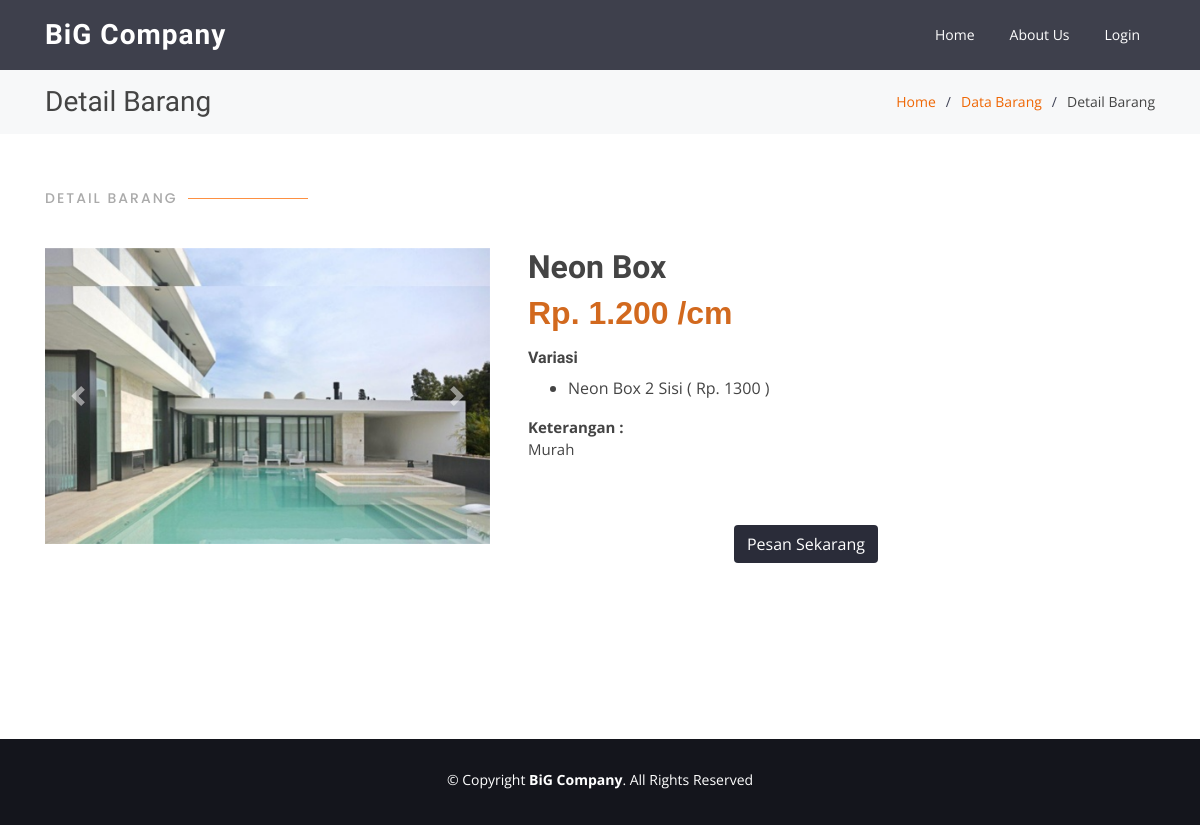
Screenshot of /user/barang/detail_barang/25 with the database file from the repository.
### tables this page shows
CREATE TABLE `tb_profil` (
  `id` int(11) NOT NULL,
  `tentang_perusahaan` text NOT NULL,
  `nama_website` varchar(125) NOT NULL,
  `logo_website` varchar(225) NOT NULL
);

CREATE TABLE `tb_barang` (
  `id_brg` int(11) NOT NULL,
  `nama_barang` varchar(225) NOT NULL,
  `harga_barang` int(11) NOT NULL,
  `keterangan` text NOT NULL,
  `foto_barang` varchar(225) NOT NULL
);

CREATE TABLE `tb_variasi` (
  `id_variasi` int(11) NOT NULL,
  `id_brg` int(11) NOT NULL,
  `nama_variasi` varchar(225) DEFAULT NULL,
  `harga_variasi` int(11) DEFAULT NULL,
  `foto_variasi` varchar(225) DEFAULT NULL
);

### application/controllers/user/Barang.php (called while the page is built, shortened)
<?php
class Barang extends CI_Controller
{
    public function detail_barang($id_brg)
    {
        $data = [
            'judul'     => 'Detail Barang',
            'user'      => $this->db->get_where('tb_user', ['email' => $this->session->userdata('email')])->row_array(),
            'barang'    => $this->barang_model->getBarang($id_brg)->row_array(),
            'variasi'   => $this->barang_model->getVariasiBarang($id_brg)
        ];
        $this->load->view('templates/user_header', $data);
        $this->load->view('user/detail_barang');
        $this->load->view('templates/user_footer');
    }
}

### index.php (called while the page is built, shortened)
<?php
require_once BASEPATH.'core/CodeIgniter.php';

### application/models/Barang_model.php (called while the page is built, shortened)
<?php
class Barang_model extends CI_Model
{
    public function getBarang($id_brg = null)
    {
        if ($id_brg != null) {
            return $this->db->get_where('tb_barang', ['id_brg' => $id_brg]);
        }
        $this->db->order_by('id_brg', 'DESC');
        return $this->db->get('tb_barang');
    }
    public function getVariasiBarang($id_brg = null)
    {
        if ($id_brg != null) {
            return $this->db->query("SELECT * FROM tb_variasi WHERE id_brg = $id_brg LIMIT 1, 200");
        }
    }
}

### application/views/user/detail_barang.php (the view, shortened to what this page needs)
<main id="main" data-aos="zoom-out">
    <section class="breadcrumbs">
        <div class="container">
            <div class="d-flex justify-content-between align-items-center">
                <h2><?= $judul; ?></h2>
                <ol>
                    <li><a href="<?= base_url('user/dashboard') ?>">Home</a></li>
                    <li><a href="<?= base_url('user/barang/data_barang') ?>">Data Barang</a></li>
                    <li><?= $judul; ?></li>
                </ol>
            </div>
        </div>
    </section>
    <section id="team" class="team">
        <div class="container">
            <div class="section-title" data-aos="zoom-out">
                <h2><?= $judul; ?></h2>
            </div>
            <div class="row">
                <div class="col-md-5">
                    <div id="carouselExampleControls" class="carousel slide" data-ride="carousel">
                        <div class="carousel-inner">
                            <div class="carousel-item active">
                                <img src="<?= base_url('assets/user/img/barang/' . $barang['foto_barang']) ?>" class="d-block w-100" alt="...">
                            </div>
                        </div>
                        <a class="carousel-control-prev" href="#carouselExampleControls" role="button" data-slide="prev">
                            <span class="carousel-control-prev-icon" aria-hidden="true"></span>
                        </a>
                        <a class="carousel-control-next" href="#carouselExampleControls" role="button" data-slide="next">
                            <span class="carousel-control-next-icon" aria-hidden="true"></span>
                        </a>
                    </div>
                </div>
                <div class="col-md-4 ml-2">
                    <h2><b><?= $barang['nama_barang']; ?></b></h2>
                    <div style="color: chocolate;" class="mb-3">
                        <h2 style="font-family: Geneva, Tahoma, sans-serif;"><b>Rp. <?= number_format($barang['harga_barang'], 0, ',', '.'); ?> /cm</b></h2>
                    </div>
                    <?php if ($variasi->num_rows() < 1) {
                    } else { ?>
                        <h6><b>Variasi</b></h6>
                    <?php } ?>
                    <ul>
                        <?php foreach ($variasi->result_array() as $data) { ?>
                            <li><?= $data['nama_variasi'] . ' ( Rp. ' . $data['harga_variasi'] . ' )' ?></li>
                        <?php } ?>
                    </ul>
                    <p style="font-size: 15px;"><strong>Keterangan : </strong> <br><?= nl2br($barang['keterangan']); ?></p>
                    <a href="<?= base_url('user/barang/pesan/' . $barang['id_brg']) ?>" class="btn text-white mt-5 float-right" style="background-color: #2a2c39;">Pesan Sekarang</a>
                </div>
            </div>
        </div>
    </section>
    <p style="height: 100px;"></p>
</main>

### application/views/templates/user_header.php (shortened to what this page needs)
<?php $profil = $this->db->get('tb_profil')->row_array() ?>
<!DOCTYPE html>
<html lang="en">
<head>
  <link href="<?= base_url() ?>assets/user/vendor/bootstrap/css/bootstrap.min.css" rel="stylesheet">
  <link href="<?= base_url() ?>assets/user/vendor/icofont/icofont.min.css" rel="stylesheet">
  <link href="<?= base_url() ?>assets/user/vendor/boxicons/css/boxicons.min.css" rel="stylesheet">
  <link href="<?= base_url() ?>assets/user/vendor/animate.css/animate.min.css" rel="stylesheet">
  <link href="<?= base_url() ?>assets/user/vendor/remixicon/remixicon.css" rel="stylesheet">
  <link href="<?= base_url() ?>assets/user/vendor/line-awesome/css/line-awesome.min.css" rel="stylesheet">
  <link href="<?= base_url() ?>assets/user/vendor/venobox/venobox.css" rel="stylesheet">
  <link href="<?= base_url() ?>assets/user/vendor/owl.carousel/<?= base_url() ?>assets/user/owl.carousel.min.css" rel="stylesheet">
  <link href="<?= base_url() ?>assets/user/vendor/aos/aos.css" rel="stylesheet">
  <link href="<?= base_url() ?>assets/user/css/style.css" rel="stylesheet">
</head>
<body>
  <header id="header" class="fixed-top d-flex align-items-center  <?= $this->uri->segment(2) == 'dashboard' ? 'header-transparent' : null; ?> ">
    <div class="container d-flex align-items-center">
      <div class="logo mr-auto">
        <h1 class="text-light"><a href="<?= base_url('user/dashboard') ?>"><?= $profil['nama_website']; ?></a></h1>
      </div>
      <nav class="nav-menu d-none d-lg-block">
        <ul>
          <?php if ($this->session->userdata('email')) { ?>
            <li class=""><a href="<?= base_url('user/dashboard') ?>">Home</a></li>
            <li class=""><a href="<?= base_url('user/about') ?>">About Us</a></li>
            <li class=""><a href="<?= base_url('user/barang/data_barang') ?>">Data Barang</a></li>
            <li class=""><a href="<?= base_url('user/barang/data_pemesanan') ?>">Riwayat Pemesanan</a></li>
            <li class="drop-down text-capitalize"><a href=""><?= $user['nama']; ?></a>
              <ul>
                <li><a href="<?= base_url('user/profil/edit_profil') ?>">Edit Profil</a></li>
                <li><a href="<?= base_url('auth/logout') ?>" onclick="return confirm('yakin ingin keluar ?')">Logout</a></li>
              </ul>
            </li>
          <?php } else { ?>
            <li class=""><a href="<?= base_url('user/dashboard') ?>">Home</a></li>
            <li class=""><a href="<?= base_url('user/about') ?>">About Us</a></li>
            <li><a href="<?= base_url('auth/') ?>">Login</a></li>
          <?php } ?>
        </ul>
      </nav>
    </div>
  </header>

### application/views/templates/user_footer.php (shortened to what this page needs)
<?php $profil = $this->db->get('tb_profil')->row_array() ?>
<footer id="footer">
    <div class="container">
        <div class="copyright">
            &copy; Copyright <strong><span><?= $profil['nama_website']; ?></span></strong>. All Rights Reserved
        </div>
    </div>
</footer>
</body>
</html>

### assets/user/css/style.css (style rules this page uses)
body { font-family: "Open Sans", sans-serif; color: #444444; }
a { color: #ef6603; }
h1, h2, h3, h4, h5, h6 { font-family: "Raleway", sans-serif; }
#header { height: 70px; transition: all 0.5s; z-index: 997; transition: all 0.5s; background: rgba(42, 44, 57, 0.9); }
#header .logo h1 { font-size: 28px; margin: 0; padding: 0; line-height: 1; font-weight: 700; letter-spacing: 1px; }
#header .logo h1 a, #header .logo h1 a:hover { color: #fff; text-decoration: none; }
.nav-menu, .nav-menu * { margin: 0; padding: 0; list-style: none; }
.nav-menu>ul>li { position: relative; white-space: nowrap; float: left; }
.nav-menu a { display: block; position: relative; color: #fff; padding: 5px 15px 7px 15px; margin-left: 5px; transition: 0.3s; font-size: 14px; border-radius: 50px; font-family: "Open Sans", sans-serif; }
.mobile-nav { position: fixed; top: 55px; right: 15px; bottom: 15px; left: 15px; z-index: 9999; overflow-y: auto; background: #fff; transition: ease-in-out 0.2s; opacity: 0; visibility: hidden; border-radius: 10px; padding: 10px 0; }
.mobile-nav * { margin: 0; padding: 0; list-style: none; }
.mobile-nav a { display: block; position: relative; color: #2a2c39; padding: 10px 20px; font-weight: 500; outline: none; }
section { padding: 60px 0; overflow: hidden; }
.section-title { padding-bottom: 40px; }
.section-title h2 { font-size: 14px; font-weight: 500; padding: 0; line-height: 1px; margin: 0 0 5px 0; letter-spacing: 2px; text-transform: uppercase; color: #aaaaaa; font-family: "Poppins", sans-serif; }
.section-title h2::after { content: ""; width: 120px; height: 1px; display: inline-block; background: #fd9042; margin: 4px 10px; }
.team { background: #fff; padding: 60px 0; }
.breadcrumbs { padding: 15px 0; margin-top: 70px; background: #f7f8f9; min-height: 40px; }
.breadcrumbs h2 { font-size: 28px; font-weight: 400; margin: 0; }
.breadcrumbs ol { display: flex; flex-wrap: wrap; list-style: none; padding: 0; margin: 0; font-size: 14px; }
.breadcrumbs ol li+li { padding-left: 10px; }
.breadcrumbs ol li+li::before { display: inline-block; padding-right: 10px; color: #404356; content: "/"; }
#footer { background: #14151c; color: #fff; font-size: 14px; text-align: center; padding: 30px 0; }
#footer .copyright { margin: 0 0 5px 0; }

### rows the page displays
tb_profil: nama_website "BiG Company"
tb_barang: foto_barang (picture), nama_barang "Neon Box", harga_barang "1.200", keterangan "Murah"
tb_variasi: nama_variasi "Neon Box 2 Sisi", harga_variasi "1300"

### other values shown
$judul "Detail Barang"
$judul "DETAIL BARANG"
